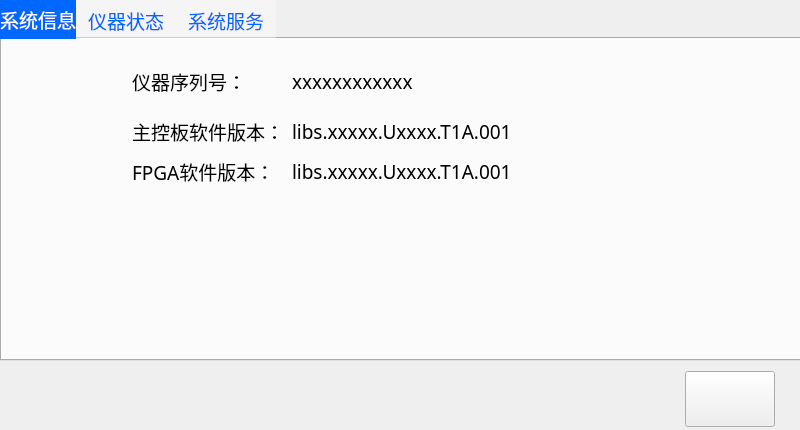
<?xml version="1.0" encoding="UTF-8"?>
<ui version="4.0">
 <class>Form_Inform</class>
 <widget class="QWidget" name="Form_Inform">
  <property name="geometry">
   <rect>
    <x>0</x>
    <y>0</y>
    <width>800</width>
    <height>430</height>
   </rect>
  </property>
  <property name="windowTitle">
   <string>Form</string>
  </property>
  <widget class="QTabWidget" name="tabWidget">
   <property name="geometry">
    <rect>
     <x>0</x>
     <y>0</y>
     <width>801</width>
     <height>361</height>
    </rect>
   </property>
   <property name="font">
    <font>
     <family>Microsoft YaHei</family>
     <pointsize>14</pointsize>
    </font>
   </property>
   <property name="styleSheet">
    <string notr="true">QTabWidget::tab-bar{
        alignment:left;
}
QTabBar::tab{
	background:rgb(255, 255, 255, 100);
	color:#0068FF;
	min-width:12ex;
	min-height:5ex;
}
QTabBar::tab:hover{
	background:#0068FF;
    color:white;
}
QTabBar::tab:selected{
	border-color: white;
	background:#0068FF;
	color:white;
}</string>
   </property>
   <property name="tabPosition">
    <enum>QTabWidget::North</enum>
   </property>
   <property name="currentIndex">
    <number>0</number>
   </property>
   <widget class="QWidget" name="SysInform">
    <attribute name="title">
     <string>系统信息</string>
    </attribute>
    <widget class="QLabel" name="label_2">
     <property name="geometry">
      <rect>
       <x>130</x>
       <y>80</y>
       <width>151</width>
       <height>25</height>
      </rect>
     </property>
     <property name="font">
      <font>
       <family>Microsoft YaHei</family>
       <pointsize>14</pointsize>
      </font>
     </property>
     <property name="text">
      <string>主控板软件版本：</string>
     </property>
    </widget>
    <widget class="QLabel" name="label_3">
     <property name="geometry">
      <rect>
       <x>130</x>
       <y>120</y>
       <width>151</width>
       <height>25</height>
      </rect>
     </property>
     <property name="font">
      <font>
       <family>Microsoft YaHei</family>
       <pointsize>14</pointsize>
      </font>
     </property>
     <property name="text">
      <string>FPGA软件版本：</string>
     </property>
    </widget>
    <widget class="QLabel" name="label_5">
     <property name="geometry">
      <rect>
       <x>130</x>
       <y>30</y>
       <width>141</width>
       <height>25</height>
      </rect>
     </property>
     <property name="font">
      <font>
       <family>Microsoft YaHei</family>
       <pointsize>14</pointsize>
      </font>
     </property>
     <property name="text">
      <string>仪器序列号：</string>
     </property>
    </widget>
    <widget class="QLabel" name="lb_MachineSN">
     <property name="geometry">
      <rect>
       <x>290</x>
       <y>30</y>
       <width>321</width>
       <height>25</height>
      </rect>
     </property>
     <property name="font">
      <font>
       <family>Microsoft YaHei</family>
       <pointsize>14</pointsize>
      </font>
     </property>
     <property name="text">
      <string>xxxxxxxxxxxx</string>
     </property>
    </widget>
    <widget class="QLabel" name="lb_MBSoftVersion">
     <property name="geometry">
      <rect>
       <x>290</x>
       <y>80</y>
       <width>321</width>
       <height>25</height>
      </rect>
     </property>
     <property name="font">
      <font>
       <family>Microsoft YaHei</family>
       <pointsize>14</pointsize>
      </font>
     </property>
     <property name="text">
      <string>libs.xxxxx.Uxxxx.T1A.001</string>
     </property>
    </widget>
    <widget class="QLabel" name="lb_CHEVersion">
     <property name="geometry">
      <rect>
       <x>290</x>
       <y>120</y>
       <width>341</width>
       <height>25</height>
      </rect>
     </property>
     <property name="font">
      <font>
       <family>Microsoft YaHei</family>
       <pointsize>14</pointsize>
      </font>
     </property>
     <property name="text">
      <string>libs.xxxxx.Uxxxx.T1A.001</string>
     </property>
    </widget>
   </widget>
   <widget class="QWidget" name="SystemState">
    <attribute name="title">
     <string>仪器状态</string>
    </attribute>
    <widget class="QLabel" name="label_13">
     <property name="geometry">
      <rect>
       <x>100</x>
       <y>90</y>
       <width>111</width>
       <height>25</height>
      </rect>
     </property>
     <property name="font">
      <font>
       <family>Microsoft YaHei</family>
       <pointsize>14</pointsize>
      </font>
     </property>
     <property name="text">
      <string>＋5VA电压：</string>
     </property>
    </widget>
    <widget class="QLabel" name="lb_RefV">
     <property name="geometry">
      <rect>
       <x>250</x>
       <y>250</y>
       <width>231</width>
       <height>25</height>
      </rect>
     </property>
     <property name="font">
      <font>
       <family>Microsoft YaHei</family>
       <pointsize>14</pointsize>
      </font>
     </property>
     <property name="text">
      <string>0</string>
     </property>
    </widget>
    <widget class="QLabel" name="label_15">
     <property name="geometry">
      <rect>
       <x>100</x>
       <y>50</y>
       <width>101</width>
       <height>25</height>
      </rect>
     </property>
     <property name="font">
      <font>
       <family>Microsoft YaHei</family>
       <pointsize>14</pointsize>
      </font>
     </property>
     <property name="text">
      <string>＋5VD电压：</string>
     </property>
    </widget>
    <widget class="QLabel" name="label_16">
     <property name="geometry">
      <rect>
       <x>100</x>
       <y>130</y>
       <width>111</width>
       <height>25</height>
      </rect>
     </property>
     <property name="font">
      <font>
       <family>Microsoft YaHei</family>
       <pointsize>14</pointsize>
      </font>
     </property>
     <property name="text">
      <string>＋5V_DIS：</string>
     </property>
    </widget>
    <widget class="QLabel" name="label_17">
     <property name="geometry">
      <rect>
       <x>100</x>
       <y>210</y>
       <width>101</width>
       <height>25</height>
      </rect>
     </property>
     <property name="font">
      <font>
       <family>Microsoft YaHei</family>
       <pointsize>14</pointsize>
      </font>
     </property>
     <property name="text">
      <string>＋24V电压：</string>
     </property>
    </widget>
    <widget class="QLabel" name="label_18">
     <property name="geometry">
      <rect>
       <x>100</x>
       <y>170</y>
       <width>111</width>
       <height>25</height>
      </rect>
     </property>
     <property name="font">
      <font>
       <family>Microsoft YaHei</family>
       <pointsize>14</pointsize>
      </font>
     </property>
     <property name="text">
      <string>＋5V_E电压：</string>
     </property>
    </widget>
    <widget class="QLabel" name="lb_5VE">
     <property name="geometry">
      <rect>
       <x>250</x>
       <y>170</y>
       <width>231</width>
       <height>25</height>
      </rect>
     </property>
     <property name="font">
      <font>
       <family>Microsoft YaHei</family>
       <pointsize>14</pointsize>
      </font>
     </property>
     <property name="text">
      <string>0</string>
     </property>
    </widget>
    <widget class="QLabel" name="lb_5VDIS">
     <property name="geometry">
      <rect>
       <x>250</x>
       <y>130</y>
       <width>231</width>
       <height>25</height>
      </rect>
     </property>
     <property name="font">
      <font>
       <family>Microsoft YaHei</family>
       <pointsize>14</pointsize>
      </font>
     </property>
     <property name="text">
      <string>0</string>
     </property>
    </widget>
    <widget class="QLabel" name="lb_5VD">
     <property name="geometry">
      <rect>
       <x>250</x>
       <y>50</y>
       <width>131</width>
       <height>25</height>
      </rect>
     </property>
     <property name="font">
      <font>
       <family>Microsoft YaHei</family>
       <pointsize>14</pointsize>
      </font>
     </property>
     <property name="text">
      <string>0</string>
     </property>
    </widget>
    <widget class="QLabel" name="label_22">
     <property name="geometry">
      <rect>
       <x>100</x>
       <y>250</y>
       <width>101</width>
       <height>25</height>
      </rect>
     </property>
     <property name="font">
      <font>
       <family>Microsoft YaHei</family>
       <pointsize>14</pointsize>
      </font>
     </property>
     <property name="text">
      <string>REF_2.5V电压：</string>
     </property>
    </widget>
    <widget class="QLabel" name="lb_24V">
     <property name="geometry">
      <rect>
       <x>250</x>
       <y>210</y>
       <width>231</width>
       <height>25</height>
      </rect>
     </property>
     <property name="font">
      <font>
       <family>Microsoft YaHei</family>
       <pointsize>14</pointsize>
      </font>
     </property>
     <property name="text">
      <string>0</string>
     </property>
    </widget>
    <widget class="QLabel" name="lb_5VA">
     <property name="geometry">
      <rect>
       <x>250</x>
       <y>90</y>
       <width>231</width>
       <height>25</height>
      </rect>
     </property>
     <property name="font">
      <font>
       <family>Microsoft YaHei</family>
       <pointsize>14</pointsize>
      </font>
     </property>
     <property name="text">
      <string>0</string>
     </property>
    </widget>
   </widget>
   <widget class="QWidget" name="tab">
    <attribute name="title">
     <string>系统服务</string>
    </attribute>
    <widget class="QPushButton" name="btn_Calibrate">
     <property name="geometry">
      <rect>
       <x>530</x>
       <y>100</y>
       <width>101</width>
       <height>101</height>
      </rect>
     </property>
     <property name="font">
      <font>
       <family>Microsoft YaHei</family>
       <pointsize>14</pointsize>
      </font>
     </property>
     <property name="styleSheet">
      <string notr="true">border-image: url(:/Images/tslibadjust.png);</string>
     </property>
     <property name="text">
      <string/>
     </property>
    </widget>
    <widget class="QPushButton" name="btn_SoftUpdate">
     <property name="geometry">
      <rect>
       <x>100</x>
       <y>100</y>
       <width>101</width>
       <height>101</height>
      </rect>
     </property>
     <property name="font">
      <font>
       <family>Microsoft YaHei</family>
       <pointsize>14</pointsize>
      </font>
     </property>
     <property name="styleSheet">
      <string notr="true">border-image: url(:/Images/softupdate.png);</string>
     </property>
     <property name="text">
      <string/>
     </property>
    </widget>
    <widget class="QPushButton" name="btn_SoftUpdate_2">
     <property name="geometry">
      <rect>
       <x>310</x>
       <y>100</y>
       <width>101</width>
       <height>101</height>
      </rect>
     </property>
     <property name="font">
      <font>
       <family>Microsoft YaHei</family>
       <pointsize>14</pointsize>
      </font>
     </property>
     <property name="styleSheet">
      <string notr="true">border-image: url(:/Images/softupdate.png);</string>
     </property>
     <property name="text">
      <string/>
     </property>
    </widget>
   </widget>
  </widget>
  <widget class="QWidget" name="widget_2" native="true">
   <property name="geometry">
    <rect>
     <x>0</x>
     <y>360</y>
     <width>800</width>
     <height>70</height>
    </rect>
   </property>
   <property name="styleSheet">
    <string notr="true">border-image: url(:/Images/pagemenu.png);</string>
   </property>
   <widget class="QPushButton" name="btn_Esc1">
    <property name="geometry">
     <rect>
      <x>685</x>
      <y>11</y>
      <width>90</width>
      <height>56</height>
     </rect>
    </property>
    <property name="styleSheet">
     <string notr="true">border-image: url(:/Images/return.png);</string>
    </property>
    <property name="text">
     <string/>
    </property>
   </widget>
  </widget>
 </widget>
 <resources/>
 <connections/>
</ui>
